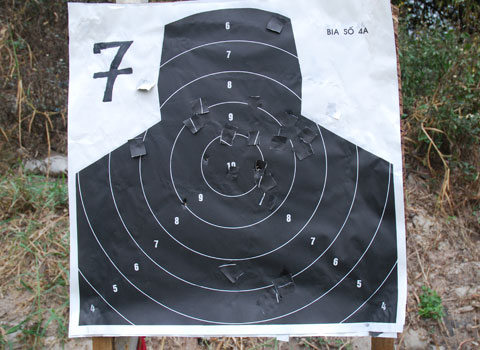
//> input picture Circle_Detector/tb11.jpg, 480 x 350 px
$ ./Circle_Detector   (built with g++ and OpenCV 4)
//> lines starting //> are read from the running program, lines starting //| are printed output that depends on the picture; after the words box and inside, x2 and y2 are one past the last pixel; in counts of white or black regions, pixels touching at a corner belong together
#include "opencv2/highgui/highgui.hpp"
#include "opencv2/imgproc/imgproc.hpp"
#include <iostream>
#include <stdio.h>
#include <stdlib.h>

//#include "depth.h"

using namespace cv;
using namespace std;

Mat src; Mat dst_gray;
bool checkEllipseShape(Mat src, vector<Point> contour, RotatedRect ellipse, double ratio = 0.01)  //double ratio=0.01
{
	//get all the point on the ellipse point
	vector<Point> ellipse_point;

	//get the parameter of the ellipse
	Point2f center = ellipse.center;
	double a_2 = pow(ellipse.size.width*0.5, 2);
	double b_2 = pow(ellipse.size.height*0.5, 2);
	double ellipse_angle = (ellipse.angle*3.1415926) / 180;


	//the uppart
	for (int i = 0; i < ellipse.size.width; i++)
	{
		double x = -ellipse.size.width*0.5 + i;
		double y_left = sqrt((1 - (x*x / a_2))*b_2);

		//rotate
		//[ cos(seta) sin(seta)]
		//[-sin(seta) cos(seta)]
		cv::Point2f rotate_point_left;
		rotate_point_left.x = cos(ellipse_angle)*x - sin(ellipse_angle)*y_left;
		rotate_point_left.y = +sin(ellipse_angle)*x + cos(ellipse_angle)*y_left;

		//trans
		rotate_point_left += center;

		//store
		ellipse_point.push_back(Point(rotate_point_left));
	}
	//the downpart
	for (int i = 0; i < ellipse.size.width; i++)
	{
		double x = ellipse.size.width*0.5 - i;
		double y_right = -sqrt((1 - (x*x / a_2))*b_2);

		//rotate
		//[ cos(seta) sin(seta)]
		//[-sin(seta) cos(seta)]
		cv::Point2f rotate_point_right;
		rotate_point_right.x = cos(ellipse_angle)*x - sin(ellipse_angle)*y_right;
		rotate_point_right.y = +sin(ellipse_angle)*x + cos(ellipse_angle)*y_right;

		//trans
		rotate_point_right += center;

		//store
		ellipse_point.push_back(Point(rotate_point_right));

	}


	vector<vector<Point> > contours1;
	//contours1.push_back(ellipse_point);
	//drawContours(src,contours1,-1,Scalar(255,0,0),2);

	//match shape
	double a0 = matchShapes(ellipse_point, contour, CV_CONTOURS_MATCH_I1, 0);
	if (a0 > 0.1)  //if (a0>0.01)
	{
		return true;
	}

	return false;
}

/** @function main */
int main(int argc, char** argv)
{
	//load images
	string image_file_name = "C:/Program1/Circle_Detector/Circle_Detector/";
	string file = image_file_name + "tb11.jpg";
	src = imread(file, 1);
//> src is the input picture: 350 rows x 480 cols, CV_8UC3; mean B, G, R 117.5, 114.9, 112.4
	Mat dst;
	src.copyTo(dst);
	cvtColor(dst, dst_gray, CV_BGR2GRAY);
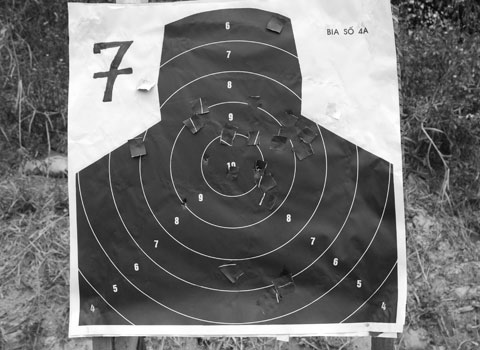
//> dst_gray: 350 rows x 480 cols, CV_8UC1; min 4, max 255, mean 114.5
	Mat threshold_output;
	vector<vector<Point> > contours;
	// find contours
	int threshold_value = threshold(dst_gray, threshold_output, 0, 255, CV_THRESH_BINARY_INV | CV_THRESH_OTSU);    //0, 255, CV_THRESH_BINARY
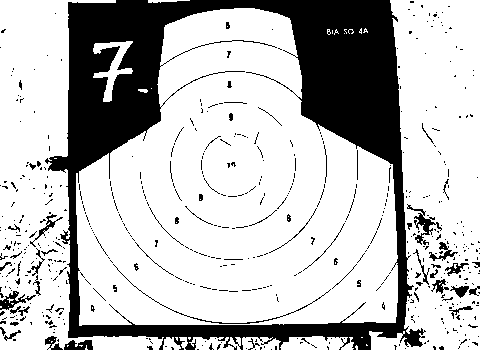
//> threshold_output: 350 rows x 480 cols, CV_8UC1; 74.6% white; 554 black regions (495 under 20 px)
//> threshold_value = 150
	imshow("binary image", threshold_output);
	findContours(threshold_output, contours, CV_RETR_LIST, CV_CHAIN_APPROX_SIMPLE); //CV_RETR_LIST, CV_CHAIN_APPROX_SIMPLE
//> contours = 1272 contours, 1182 with area under 20; largest, box (x1, y1, x2, y2) and area: (76, 8, 398, 326) 74850, (369, 0, 480, 350) 26999, (0, 0, 164, 350) 23724, (280, 336, 354, 350) 750, (93, 41, 133, 102) 715
	//fit ellipse
	vector<RotatedRect> minEllipse(contours.size());
	int t = 0;
	for (int i = 0; i < contours.size(); i++)
	{
		// [5 lines of commented-out code are left out]
		Scalar color = Scalar(0, 0, 255);

		//point area
		if (contourArea(contours[i]) < 5 )   //contours[i])<10
		{
			continue;
		}
		drawContours(src, contours, i, color, 1, 8);
		minEllipse[i] = fitEllipse(Mat(contours[i]));

		//check shape
		if (checkEllipseShape(dst, contours[i], minEllipse[i]))
		{
			continue;
		}
		float center_x = minEllipse[i].center.x + 300;
		float center_y = minEllipse[i].center.y + 101;
		char label[50];
		//Scalar baseline;
		//putText(dst, label, Point(minEllipse[i].center.x - 2, minEllipse[i].center.y - 2), CV_FONT_HERSHEY_TRIPLEX, 0.4, Scalar(00, 00, 100), 1, 4);  //CV_FONT_HERSHEY_DUPLEX//FONT_HERSHEY_COMPLEX // CV_FONT_HERSHEY_COMPLEX//CV_FONT_HERSHEY_TRIPLEX
		cout << t << endl;
		// ellipse
		ellipse(dst, minEllipse[i], color, 1);
		//ellipse(src,  minEllipse[i].center, Size (minEllipse[i].size.height/2, minEllipse[i].size.width/2), minEllipse[i].angle, 0, 360,  color, 2);
		//   drawContours( drawing,contours_poly, i, color, 1, 8,vector<Vec4i>(), 0, Point() );

	}
//> this loop made 1272 passes
//> (center in checkEllipseShape, a_2 in checkEllipseShape, b_2 in checkEllipseShape, ellipse_angle in checkEllipseShape, a0 in checkEllipseShape, center_x, center_y) on passes 12, 43, 45, 47, 65, 71, 84, 87, 97, 105, 107: (Point(356.2, 347), 1.27, 4.65, 2.85, 0.0558, 656.2, 448), (Point(260.5, 339.5), 2.5, 2.5, 0, 0.0102, 560.5, 440.5), (Point(57.6, 340), 2.56, 4.27, 0, 0.0561, 357.6, 441), (Point(14, 339.5), 2.92, 4.37, 1.57, 0.0781, 314, 440.5), (Point(422.6, 336.6), 2.98, 6.6, 1.46, 0.0517, 722.6, 437.6), (Point(447.4, 332), 2.56, 4.27, 0, 0.0561, 747.4, 433), (Point(13.96, 323.3), 6.51, 24.91, 1.49, 0.0714, 314, 424.3), (Point(46, 321.8), 4.33, 4.57, 0, 0.0555, 346, 422.8), (Point(441.5, 318.5), 2.5, 2.5, 0, 0.0102, 741.5, 419.5), (Point(474.7, 317.2), 2.36, 7.35, 2.84, 0.0661, 774.7, 418.2), (Point(411.5, 316.5), 2.5, 2.5, 0, 0.0102, 711.5, 417.5)
//> (center in checkEllipseShape, a_2 in checkEllipseShape, b_2 in checkEllipseShape, ellipse_angle in checkEllipseShape, a0 in checkEllipseShape) on passes 23, 24, 26, 27, 30, 31: (Point(261.8, 343.8), 1.96, 4.69, 2.01, 0.104), (Point(257, 343.9), 3.32, 10.88, 1.9, 0.225), (Point(475.1, 343.1), 3.3, 17.19, 2.07, 0.208), (Point(424.5, 342.5), 2.5, 2.5, 0, 0.16), (Point(308, 342.5), 2.08, 4.35, 1.96, 0.106), (Point(300.8, 342.2), 1.96, 4.69, 1.13, 0.316)
//| 0
//| 0
//| 0
//| 0
//| 0
//| 0
//| 0
//| 0
//> (output is shown up to pass 87 of 1272)
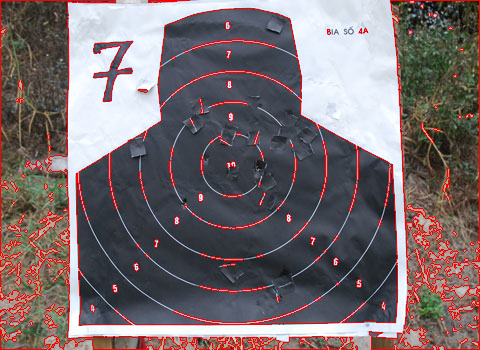
//> src: 350 rows x 480 cols, CV_8UC3; 6.08% of pixels changed, all inside (x1, y1, x2, y2) = (0, 0, 480, 350)
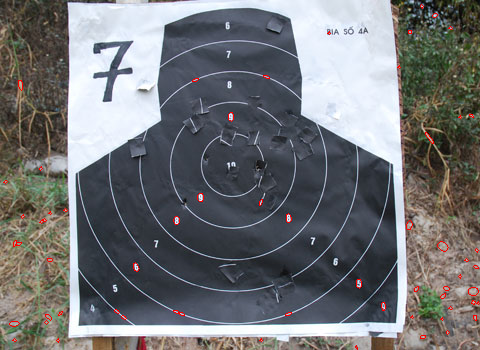
//> dst: 350 rows x 480 cols, CV_8UC3; 0.47% of pixels changed, all inside (x1, y1, x2, y2) = (3, 4, 480, 350)
//> after the loop, minEllipse = 1272 RotatedRects (x, y, width, height, angle), first 8: [0, 0, 0, 0, 0], [0, 0, 0, 0, 0], [0, 0, 0, 0, 0], [0, 0, 0, 0, 0], [0, 0, 0, 0, 0], [0, 0, 0, 0, 0], [0, 0, 0, 0, 0], [0, 0, 0, 0, 0]

	imshow("srcc", src);
	/// 结果在窗体中显示
	namedWindow("ellipse", 0);
	imshow("ellipse", dst);
	imshow("ellipse_2", src);
	waitKey(0);
	imwrite("ellipse.jpg", dst);
	imwrite("ellipse_detected.jpg", src);


	return(0);
}
